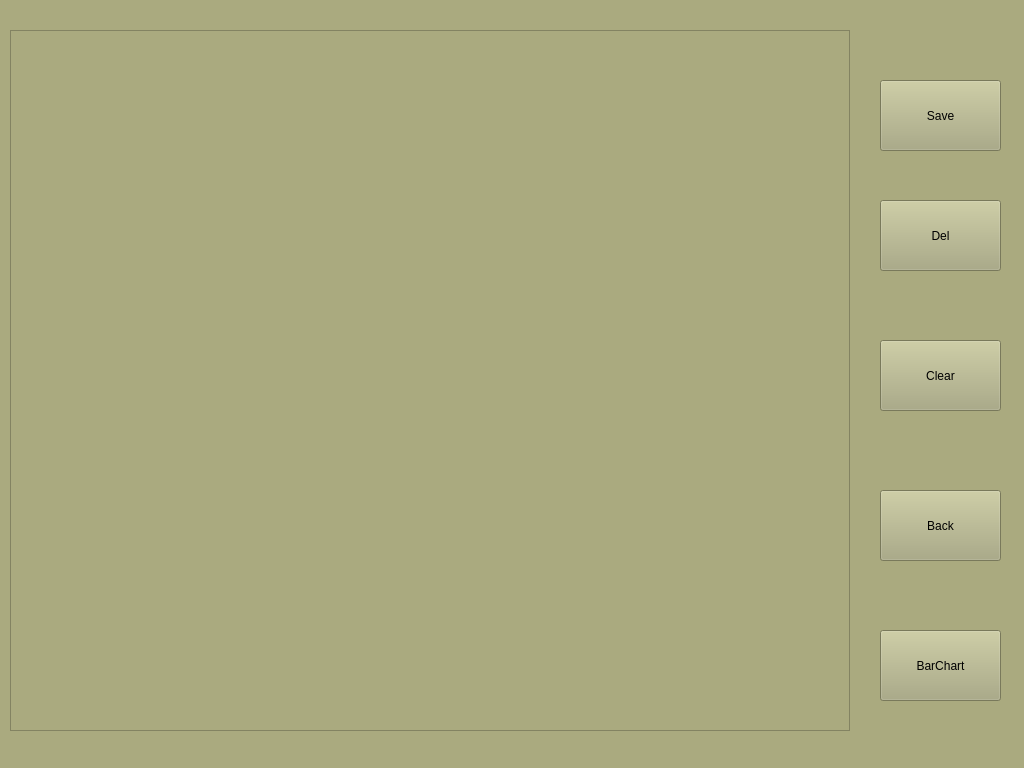
<?xml version="1.0" encoding="UTF-8"?>
<ui version="4.0">
 <class>dr_result</class>
 <widget class="QWidget" name="dr_result">
  <property name="geometry">
   <rect>
    <x>0</x>
    <y>0</y>
    <width>1024</width>
    <height>768</height>
   </rect>
  </property>
  <property name="windowTitle">
   <string>Form</string>
  </property>
  <property name="styleSheet">
   <string notr="true">background-color: rgb(170, 170, 127);</string>
  </property>
  <widget class="QPushButton" name="clear">
   <property name="geometry">
    <rect>
     <x>880</x>
     <y>340</y>
     <width>121</width>
     <height>71</height>
    </rect>
   </property>
   <property name="text">
    <string>Clear</string>
   </property>
  </widget>
  <widget class="QPushButton" name="back">
   <property name="geometry">
    <rect>
     <x>880</x>
     <y>490</y>
     <width>121</width>
     <height>71</height>
    </rect>
   </property>
   <property name="text">
    <string>Back</string>
   </property>
  </widget>
  <widget class="QTableWidget" name="strategyTableWidget">
   <property name="geometry">
    <rect>
     <x>10</x>
     <y>30</y>
     <width>840</width>
     <height>701</height>
    </rect>
   </property>
  </widget>
  <widget class="QPushButton" name="delStrPushButton">
   <property name="geometry">
    <rect>
     <x>880</x>
     <y>200</y>
     <width>121</width>
     <height>71</height>
    </rect>
   </property>
   <property name="text">
    <string>Del</string>
   </property>
  </widget>
  <widget class="QPushButton" name="editStrPushButton">
   <property name="geometry">
    <rect>
     <x>880</x>
     <y>80</y>
     <width>121</width>
     <height>71</height>
    </rect>
   </property>
   <property name="text">
    <string>Save</string>
   </property>
  </widget>
  <widget class="QPushButton" name="barpic">
   <property name="geometry">
    <rect>
     <x>880</x>
     <y>630</y>
     <width>121</width>
     <height>71</height>
    </rect>
   </property>
   <property name="text">
    <string>BarChart</string>
   </property>
  </widget>
 </widget>
 <resources/>
 <connections/>
</ui>
